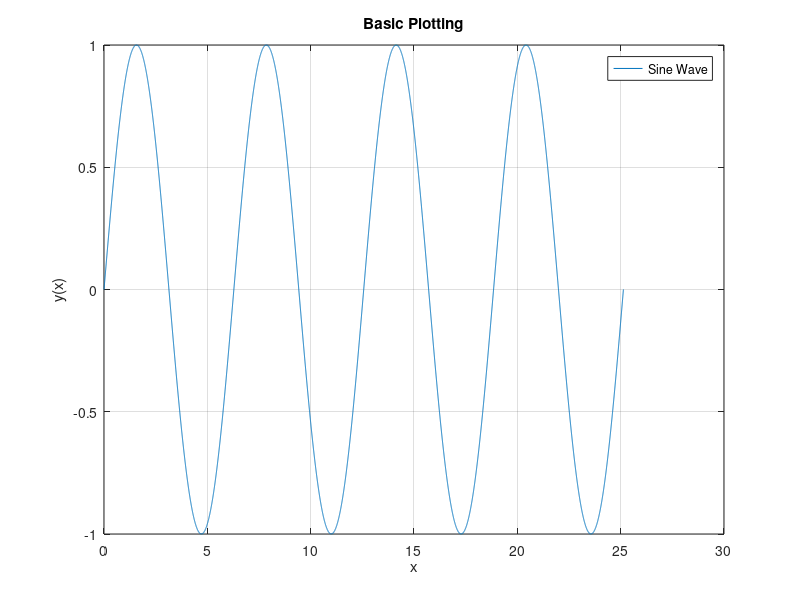

This figure's MATLAB source:
x = linspace(0, 8*pi, 10000);
y = sin(x);
plot(x, y)
grid on
title('Basic Plotting')
legend('Sine Wave')
xlabel('x')
ylabel('y(x)')